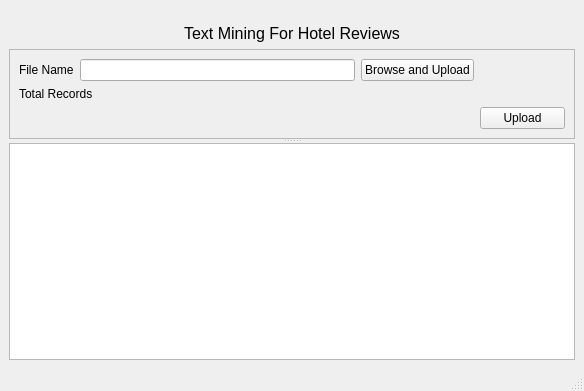
<?xml version="1.0" encoding="UTF-8"?>
<ui version="4.0">
 <class>MainWindow</class>
 <widget class="QMainWindow" name="MainWindow">
  <property name="geometry">
   <rect>
    <x>0</x>
    <y>0</y>
    <width>584</width>
    <height>391</height>
   </rect>
  </property>
  <property name="windowTitle">
   <string>MainWindow</string>
  </property>
  <widget class="QWidget" name="centralwidget">
   <layout class="QGridLayout" name="gridLayout_3">
    <item row="0" column="0">
     <widget class="QSplitter" name="splitter">
      <property name="orientation">
       <enum>Qt::Vertical</enum>
      </property>
      <widget class="QWidget" name="">
       <layout class="QGridLayout" name="gridLayout_2">
        <item row="1" column="0">
         <widget class="QFrame" name="frame">
          <property name="frameShape">
           <enum>QFrame::StyledPanel</enum>
          </property>
          <property name="frameShadow">
           <enum>QFrame::Raised</enum>
          </property>
          <layout class="QGridLayout" name="gridLayout">
           <item row="0" column="0" colspan="2">
            <layout class="QHBoxLayout" name="horizontalLayout">
             <item>
              <widget class="QLabel" name="label">
               <property name="text">
                <string>File Name</string>
               </property>
              </widget>
             </item>
             <item>
              <widget class="QLineEdit" name="lineEditNameFile">
               <property name="text">
                <string/>
               </property>
               <property name="readOnly">
                <bool>true</bool>
               </property>
              </widget>
             </item>
             <item>
              <widget class="QPushButton" name="pushButtonBrowse">
               <property name="text">
                <string>Browse and Upload</string>
               </property>
              </widget>
             </item>
            </layout>
           </item>
           <item row="1" column="0">
            <widget class="QLabel" name="label_3">
             <property name="text">
              <string>Total Records</string>
             </property>
            </widget>
           </item>
           <item row="1" column="1">
            <widget class="QLabel" name="labelTotalRecords">
             <property name="text">
              <string/>
             </property>
            </widget>
           </item>
           <item row="2" column="0" colspan="2">
            <spacer name="horizontalSpacer">
             <property name="orientation">
              <enum>Qt::Horizontal</enum>
             </property>
             <property name="sizeHint" stdset="0">
              <size>
               <width>455</width>
               <height>20</height>
              </size>
             </property>
            </spacer>
           </item>
           <item row="2" column="2">
            <widget class="QPushButton" name="pushButtonUpload">
             <property name="text">
              <string>Upload</string>
             </property>
            </widget>
           </item>
          </layout>
         </widget>
        </item>
        <item row="0" column="0">
         <widget class="QLabel" name="label_2">
          <property name="font">
           <font>
            <pointsize>12</pointsize>
           </font>
          </property>
          <property name="text">
           <string>Text Mining For Hotel Reviews</string>
          </property>
          <property name="alignment">
           <set>Qt::AlignBottom|Qt::AlignHCenter</set>
          </property>
         </widget>
        </item>
       </layout>
      </widget>
      <widget class="QTextBrowser" name="textBrowser"/>
     </widget>
    </item>
   </layout>
  </widget>
  <widget class="QMenuBar" name="menubar">
   <property name="geometry">
    <rect>
     <x>0</x>
     <y>0</y>
     <width>584</width>
     <height>18</height>
    </rect>
   </property>
  </widget>
  <widget class="QStatusBar" name="statusbar"/>
 </widget>
 <resources/>
 <connections>
  <connection>
   <sender>pushButtonBrowse</sender>
   <signal>clicked()</signal>
   <receiver>MainWindow</receiver>
   <slot>browseSlot()</slot>
   <hints>
    <hint type="sourcelabel">
     <x>467</x>
     <y>73</y>
    </hint>
    <hint type="destinationlabel">
     <x>535</x>
     <y>95</y>
    </hint>
   </hints>
  </connection>
  <connection>
   <sender>pushButtonUpload</sender>
   <signal>clicked()</signal>
   <receiver>MainWindow</receiver>
   <slot>uploadSlot()</slot>
   <hints>
    <hint type="sourcelabel">
     <x>505</x>
     <y>115</y>
    </hint>
    <hint type="destinationlabel">
     <x>540</x>
     <y>264</y>
    </hint>
   </hints>
  </connection>
  <connection>
   <sender>lineEditNameFile</sender>
   <signal>returnPressed()</signal>
   <receiver>MainWindow</receiver>
   <slot>returnPressedSlot()</slot>
   <hints>
    <hint type="sourcelabel">
     <x>216</x>
     <y>70</y>
    </hint>
    <hint type="destinationlabel">
     <x>1</x>
     <y>101</y>
    </hint>
   </hints>
  </connection>
 </connections>
 <slots>
  <slot>browseSlot()</slot>
  <slot>uploadSlot()</slot>
  <slot>returnPressedSlot()</slot>
 </slots>
</ui>
